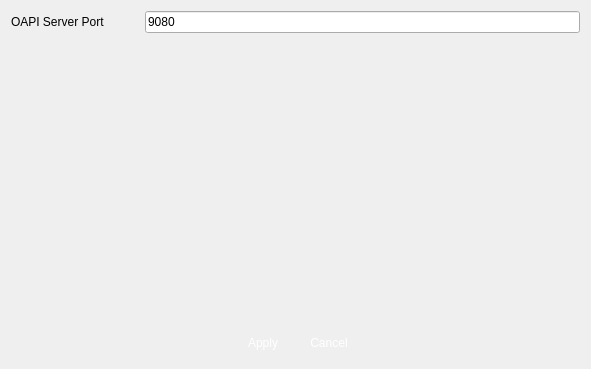
<?xml version="1.0" encoding="UTF-8"?>
<ui version="4.0">
 <class>VSCOAPI</class>
 <widget class="QWidget" name="VSCOAPI">
  <property name="geometry">
   <rect>
    <x>0</x>
    <y>0</y>
    <width>591</width>
    <height>369</height>
   </rect>
  </property>
  <property name="windowTitle">
   <string>HDFS</string>
  </property>
  <property name="windowIcon">
   <iconset>
    <normaloff>:/logo/resources/vscsmall.jpg</normaloff>:/logo/resources/vscsmall.jpg</iconset>
  </property>
  <layout class="QVBoxLayout" name="verticalLayout">
   <item>
    <layout class="QGridLayout" name="gridLayout">
     <property name="horizontalSpacing">
      <number>40</number>
     </property>
     <item row="0" column="2">
      <widget class="QLineEdit" name="rtspPort">
       <property name="maximumSize">
        <size>
         <width>16777215</width>
         <height>16777215</height>
        </size>
       </property>
       <property name="text">
        <string>9080</string>
       </property>
       <property name="readOnly">
        <bool>false</bool>
       </property>
      </widget>
     </item>
     <item row="0" column="0">
      <widget class="QLabel" name="label_2">
       <property name="text">
        <string>OAPI Server Port</string>
       </property>
      </widget>
     </item>
    </layout>
   </item>
   <item>
    <spacer name="verticalSpacer">
     <property name="orientation">
      <enum>Qt::Vertical</enum>
     </property>
     <property name="sizeHint" stdset="0">
      <size>
       <width>20</width>
       <height>40</height>
      </size>
     </property>
    </spacer>
   </item>
   <item>
    <layout class="QHBoxLayout" name="horizontalLayout">
     <item>
      <spacer name="horizontalSpacer">
       <property name="orientation">
        <enum>Qt::Horizontal</enum>
       </property>
       <property name="sizeHint" stdset="0">
        <size>
         <width>40</width>
         <height>20</height>
        </size>
       </property>
      </spacer>
     </item>
     <item>
      <widget class="QPushButton" name="pushButtonApply">
       <property name="minimumSize">
        <size>
         <width>60</width>
         <height>30</height>
        </size>
       </property>
       <property name="maximumSize">
        <size>
         <width>60</width>
         <height>30</height>
        </size>
       </property>
       <property name="styleSheet">
        <string notr="true">QPushButton { 
border:none;
color:white;
background-image: url(:/action/resources/button.png);}
QPushButton:hover {
	background-image: url(:/action/resources/buttonpress.png);}
QPushButton:pressed {
	background-image: url(:/action/resources/button.png);}
</string>
       </property>
       <property name="text">
        <string>Apply</string>
       </property>
       <property name="iconSize">
        <size>
         <width>60</width>
         <height>40</height>
        </size>
       </property>
      </widget>
     </item>
     <item>
      <widget class="QPushButton" name="pushButtonCancel">
       <property name="minimumSize">
        <size>
         <width>60</width>
         <height>30</height>
        </size>
       </property>
       <property name="maximumSize">
        <size>
         <width>60</width>
         <height>30</height>
        </size>
       </property>
       <property name="styleSheet">
        <string notr="true">QPushButton { 
border:none;
color:white;
background-image: url(:/action/resources/button.png);}
QPushButton:hover {
	background-image: url(:/action/resources/buttonpress.png);}
QPushButton:pressed {
	background-image: url(:/action/resources/button.png);}
</string>
       </property>
       <property name="text">
        <string>Cancel</string>
       </property>
       <property name="iconSize">
        <size>
         <width>60</width>
         <height>40</height>
        </size>
       </property>
      </widget>
     </item>
     <item>
      <spacer name="horizontalSpacer_2">
       <property name="orientation">
        <enum>Qt::Horizontal</enum>
       </property>
       <property name="sizeHint" stdset="0">
        <size>
         <width>40</width>
         <height>20</height>
        </size>
       </property>
      </spacer>
     </item>
    </layout>
   </item>
  </layout>
 </widget>
 <resources>
  <include location="../main/vscmainwindows.qrc"/>
 </resources>
 <connections/>
</ui>
